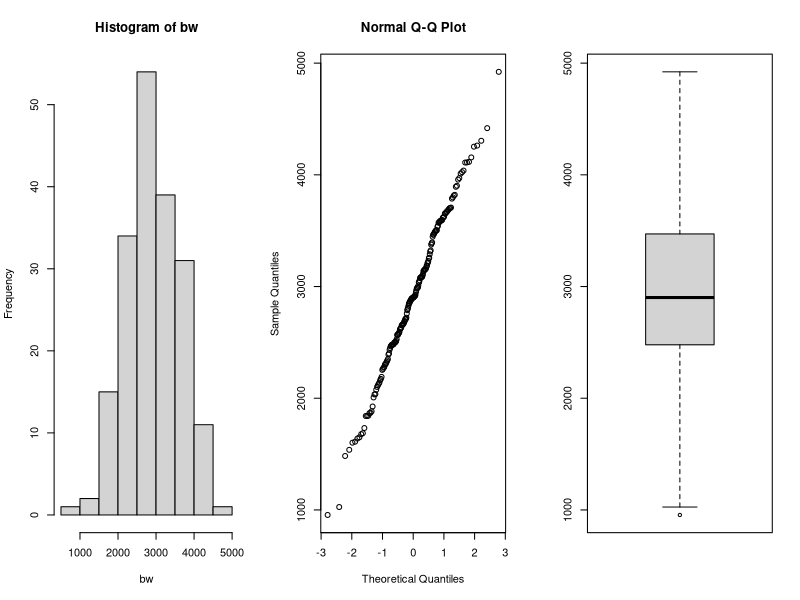
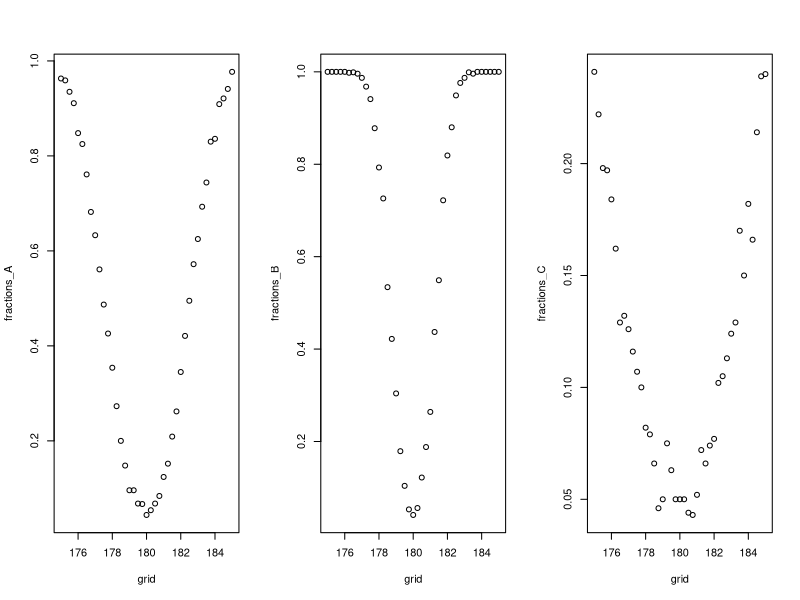
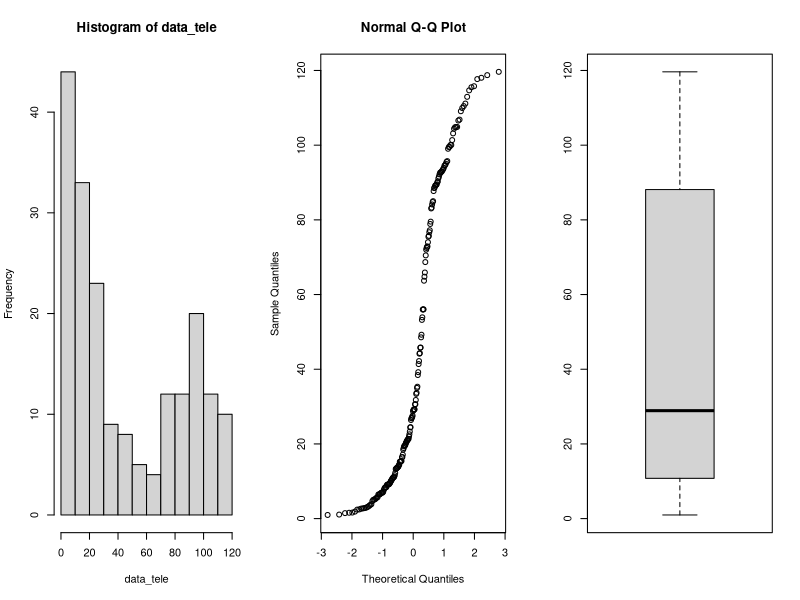
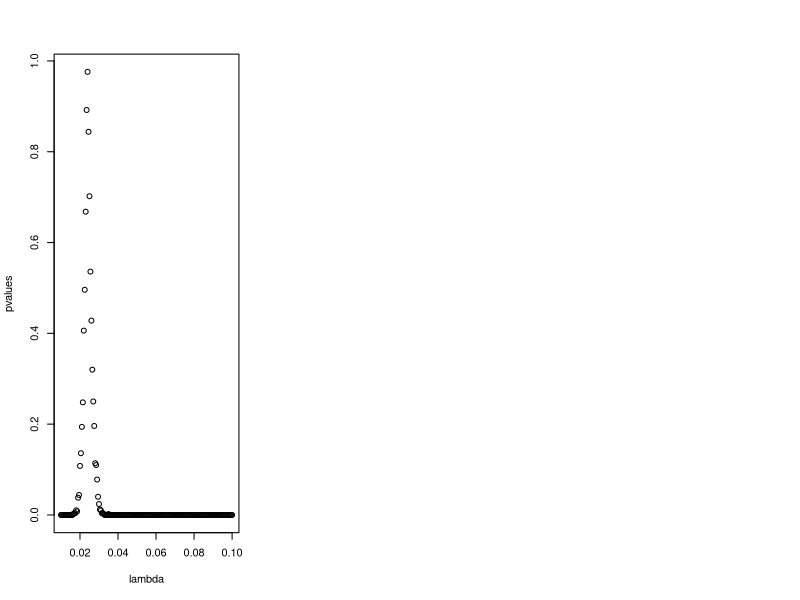
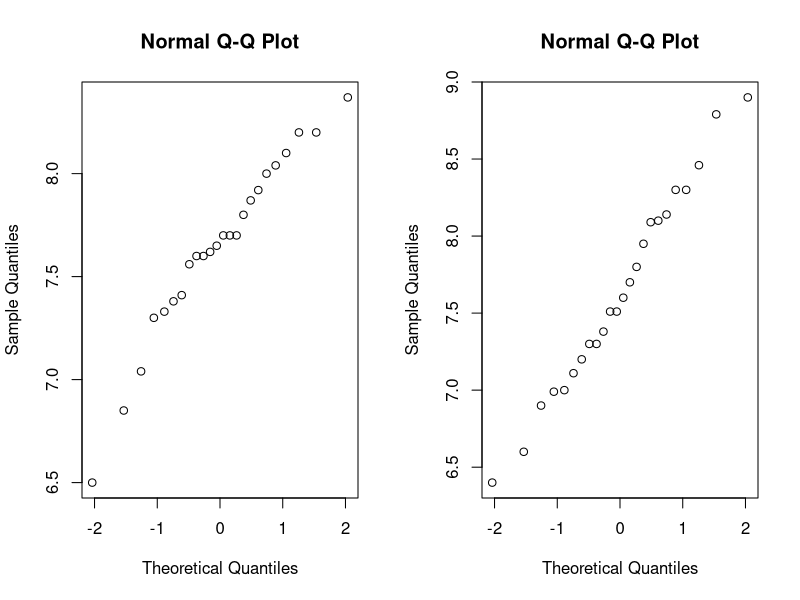
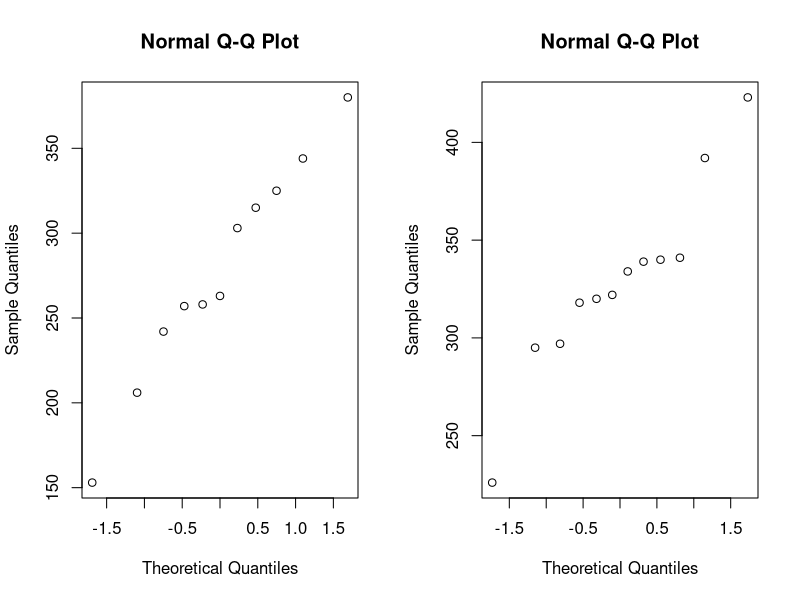
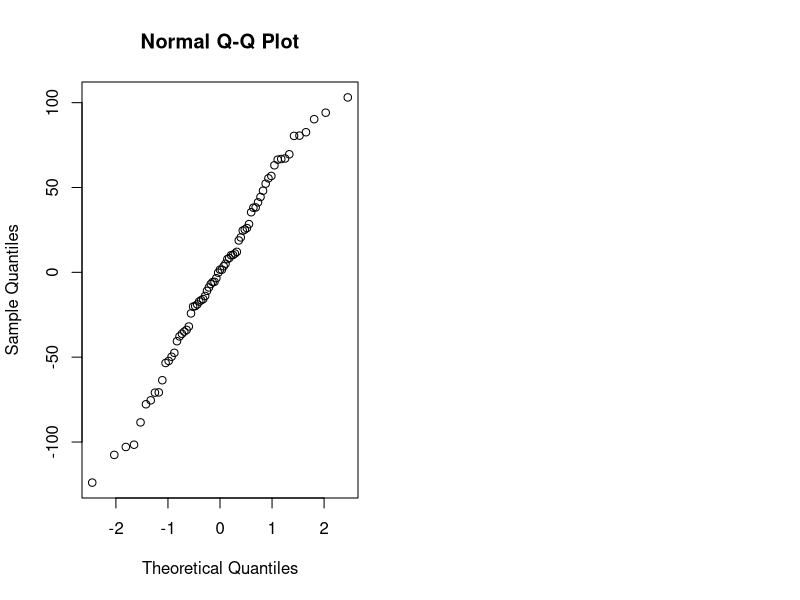

The R source for these figures, in order:
## ---- chunk 1
library(tidyverse)
library(rstudioapi)

knitr::opts_chunk$set(echo = TRUE)
setwd(dirname(getActiveDocumentContext()$path))
# round numbers to 3 digits
options(digits = 3)
## ---- chunk 2
par(mfrow=c(1,3))
data=read.table(file="data/birthweight.txt",header=TRUE)

bw = data$birthweight
hist(bw)
qqnorm(bw)
boxplot(bw)
shapiro.test(bw)

## ---- chunk 3
m = mean(bw)
sd = sd(bw)
n = length(bw)
error = qnorm(0.95)*sd/sqrt(n)
ci = c(m-error, m+error)
m
ci
## ---- chunk 4
t.test(bw, mu=2800, alternative = "greater", conf.level = 0.95)
## ---- chunk 5
n <- m <- 30
mu <- 180
nu <- 175
sd <- 5
grid <- seq(175,185, by=0.25)

power_function<-function(grid,n,m,mu,sd) {
  B <- 1000
  p <- numeric(B)
  G <- length(grid)
  fractions <- numeric(G)
  for (grid_nu in 1:G){
    p <- numeric(B)
    for (b in 1:B){
      x <- rnorm(n,mu,sd)
      y <- rnorm(m,grid[grid_nu],sd)
      p[b] <- t.test(x,y, var.equal = TRUE)[[3]]
    }
    fractions[grid_nu] <- mean(p<0.05)
  }
  return(fractions)
}

fractions_A <- power_function(grid,n,m,mu,sd)

## ---- chunk 6
n <- m <- 100
mu <- 180
sd <- 5

fractions_B <- power_function(grid,n,m,mu,sd)
## ---- chunk 7
n <- m <- 30
mu <- 180
sd <- 15

fractions_C <- power_function(grid,n,m,mu,sd)
par(mfrow=c(1,3))
plot(grid,fractions_A)
plot(grid,fractions_B)
plot(grid,fractions_C)
## ---- chunk 8
data<-read.table(file="data/telephone.txt",header=TRUE)

# remove zeros
data <- data %>% filter(Bills > 0)

data_tele <- data$Bills
par(mfrow=c(1,3))
hist(data_tele)
qqnorm(data_tele)
boxplot(data_tele)

## ---- chunk 9
lambda <- seq(0.01, 0.1, 0.0005)
pvalues <- c()
t <- median(data_tele)
for (x in lambda){
  B <- 1000
  tstar <- numeric(B)
  n <- length(data_tele)
  
  for (i in 1:B){
    xstar <- rexp(n,x)
    tstar[i] <- median(xstar)
  }
  pl<-sum(tstar<t)/B
  pr<-sum(tstar>t)/B
  p<-2*min(pl,pr)
  pl;pr;p
  pvalues <- c(pvalues,p)
}
plot(lambda, pvalues)

best_p <- which(pvalues > 0.05)
lambda[best_p]
## ---- chunk 10
B <- 1000
T1 <- median(data_tele)
Tstar <- numeric(B)
for (i in 1:B){
  Xstar <- sample(data_tele,replace=TRUE)
  Tstar[i] <- median(Xstar)
}
Tstar25 <- quantile(Tstar,0.025)
Tstar975 <- quantile(Tstar, 0.975)

T1
c(2*T1-Tstar975, 2*T1-Tstar25)

## ---- chunk 11
max_index <- which.max(pvalues)

opt_Lambda <- lambda[max_index]
paste0("Optimal lambda value found: ", round(opt_Lambda, 4))

theoretical_median = log(2)/opt_Lambda
round(theoretical_median,3)
error = qnorm(0.975)*(theoretical_median/sqrt(length(data_tele)))
c(round(theoretical_median - error, 3), round(theoretical_median + error,3))
## ---- chunk 12
bill_bigeq40 <- sum(data_tele>=40)
bill_smal40 <- sum(data_tele<40)

binom.test(bill_bigeq40, length(data_tele),p=0.5)
binom.test(bill_smal40, length(data_tele),p=0.5)

bill_less10 <- sum(data_tele < 10)
bill_less10/length(data_tele)
## ---- chunk 13
data <- read.table(file="data/run.txt",header=TRUE)
cor.test(data$before, data$after)$p.value
## disgnostics
par(mfrow=c(1,2)); qqnorm(data$before); qqnorm(data$after)
## ---- chunk 14
# calculate differences
data <- data %>% 
  mutate(diff = before - after)
# filter for lemo and perdorm paired t-test
lemo <- data %>% 
  filter(drink == "lemo")
paste0("p-value for soft drink: ", 
       round(t.test(lemo$before, lemo$after, paired = TRUE)$p.value, 4))
# filter for energy and perform paired t-test
energy <- data %>% 
  filter(drink == "energy")
paste0("p-value for energy drink: ", 
       round(t.test(energy$before, energy$after, paired = TRUE)$p.value, 4))
## ---- chunk 15
# perform t-test
t.test(lemo$diff, energy$diff)$p.value
## ---- chunk 16
# filter for meatmeal
meatmeal <- chickwts %>% 
  filter(feed == "meatmeal") %>% 
  select(weight)
# filter for sunflower
sunflower <- chickwts %>% 
  filter(feed == "sunflower") %>% 
  select(weight)
# check for data normality
par(mfrow=c(1,2))
qqnorm(meatmeal$weight)
qqnorm(sunflower$weight)
# perform t-test, the data is not paired
paste0("t-test p-value: ", 
       round(t.test(meatmeal, sunflower)$p.value, 4))
# Mann-Whitney test
paste0("Mann-Whitney test p-value: ", 
       round(wilcox.test(meatmeal$weight, sunflower$weight)$p.value, 4))
# Kolmogorov-Smirnov test
paste0("Kolmogorov-Smirnov test: ", 
       round(ks.test(meatmeal$weight, sunflower$weight)$p.value, 4))
## ---- chunk 17
chickaov <- lm(weight~feed, data = chickwts)
# performing one-way ANOVA
anova(chickaov)
## ---- chunk 18
#extracting more information
table <- data.frame(summary(chickaov)$coefficients) 
table %>% 
  rename("p-value" = `Pr...t..`) %>% 
  add_rownames("Type") %>% 
  mutate(Type = case_when(
    Type == "(Intercept)" ~ "feedcasein",
    TRUE ~ Type
  ), Estimate = case_when(
    Type != "feedcasein" ~ as.numeric(table$Estimate[1]) + Estimate,
    TRUE ~ Estimate
  )) %>%  mutate_if(is.numeric, funs(as.character(signif(., 3)))) %>%
    knitr::kable(.)
## ---- chunk 19
# check for normality
qqnorm(chickaov$residuals)
## ---- chunk 20
kruskal.test(weight~feed, data = chickwts)$p.value
